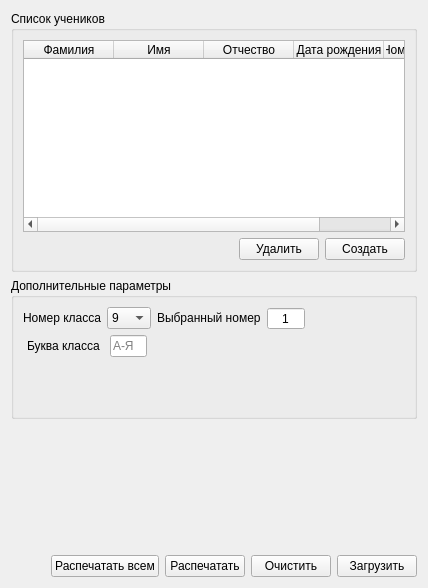
      <widget class="QWidget" name="pupils">
       <attribute name="title">
        <string>Ученики</string>
       </attribute>
       <layout class="QVBoxLayout" name="verticalLayout_10">
        <item>
         <widget class="QGroupBox" name="groupBox">
          <property name="title">
           <string>Список учеников</string>
          </property>
          <layout class="QVBoxLayout" name="verticalLayout_6">
           <item>
            <widget class="QTableWidget" name="pupils_list">
             <property name="sizeAdjustPolicy">
              <enum>QAbstractScrollArea::AdjustIgnored</enum>
             </property>
             <property name="selectionMode">
              <enum>QAbstractItemView::SingleSelection</enum>
             </property>
             <attribute name="horizontalHeaderCascadingSectionResizes">
              <bool>false</bool>
             </attribute>
             <attribute name="horizontalHeaderDefaultSectionSize">
              <number>90</number>
             </attribute>
             <attribute name="horizontalHeaderMinimumSectionSize">
              <number>50</number>
             </attribute>
             <attribute name="horizontalHeaderShowSortIndicator" stdset="0">
              <bool>false</bool>
             </attribute>
             <attribute name="horizontalHeaderStretchLastSection">
              <bool>true</bool>
             </attribute>
             <column>
              <property name="text">
               <string>Фамилия</string>
              </property>
             </column>
             <column>
              <property name="text">
               <string>Имя</string>
              </property>
             </column>
             <column>
              <property name="text">
               <string>Отчество</string>
              </property>
             </column>
             <column>
              <property name="text">
               <string>Дата рождения</string>
              </property>
             </column>
             <column>
              <property name="text">
               <string>Номер аттестата</string>
              </property>
             </column>
            </widget>
           </item>
           <item>
            <layout class="QHBoxLayout" name="horizontalLayout_5">
             <item>
              <spacer name="horizontalSpacer_3">
               <property name="orientation">
                <enum>Qt::Horizontal</enum>
               </property>
               <property name="sizeHint" stdset="0">
                <size>
                 <width>40</width>
                 <height>20</height>
                </size>
               </property>
              </spacer>
             </item>
             <item>
              <widget class="QPushButton" name="delete_pupil">
               <property name="text">
                <string>Удалить</string>
               </property>
              </widget>
             </item>
             <item>
              <widget class="QPushButton" name="create_pupil">
               <property name="text">
                <string>Создать</string>
               </property>
              </widget>
             </item>
            </layout>
           </item>
          </layout>
         </widget>
        </item>
        <item>
         <widget class="QGroupBox" name="groupBox_2">
          <property name="sizePolicy">
           <sizepolicy hsizetype="Preferred" vsizetype="Fixed">
            <horstretch>0</horstretch>
            <verstretch>0</verstretch>
           </sizepolicy>
          </property>
          <property name="title">
           <string>Дополнительные параметры</string>
          </property>
          <layout class="QVBoxLayout" name="verticalLayout_9">
           <item>
            <layout class="QHBoxLayout" name="horizontalLayout_13">
             <item>
              <layout class="QVBoxLayout" name="verticalLayout_7">
               <item>
                <layout class="QHBoxLayout" name="horizontalLayout_11">
                 <item>
                  <widget class="QLabel" name="label">
                   <property name="sizePolicy">
                    <sizepolicy hsizetype="Fixed" vsizetype="Preferred">
                     <horstretch>0</horstretch>
                     <verstretch>0</verstretch>
                    </sizepolicy>
                   </property>
                   <property name="text">
                    <string>Номер класса</string>
                   </property>
                   <property name="buddy">
                    <cstring>comboBox</cstring>
                   </property>
                  </widget>
                 </item>
                 <item>
                  <widget class="QComboBox" name="comboBox">
                   <property name="sizePolicy">
                    <sizepolicy hsizetype="Fixed" vsizetype="Fixed">
                     <horstretch>0</horstretch>
                     <verstretch>0</verstretch>
                    </sizepolicy>
                   </property>
                   <item>
                    <property name="text">
                     <string>9</string>
                    </property>
                   </item>
                   <item>
                    <property name="text">
                     <string>11</string>
                    </property>
                   </item>
                  </widget>
                 </item>
                </layout>
               </item>
               <item>
                <layout class="QHBoxLayout" name="horizontalLayout_14">
                 <item>
                  <widget class="QLabel" name="label_2">
                   <property name="sizePolicy">
                    <sizepolicy hsizetype="Fixed" vsizetype="Preferred">
                     <horstretch>0</horstretch>
                     <verstretch>0</verstretch>
                    </sizepolicy>
                   </property>
                   <property name="text">
                    <string>Буква класса</string>
                   </property>
                   <property name="buddy">
                    <cstring>lineEdit</cstring>
                   </property>
                  </widget>
                 </item>
                 <item>
                  <widget class="QLineEdit" name="lineEdit">
                   <property name="sizePolicy">
                    <sizepolicy hsizetype="Fixed" vsizetype="Fixed">
                     <horstretch>0</horstretch>
                     <verstretch>0</verstretch>
                    </sizepolicy>
                   </property>
                   <property name="maximumSize">
                    <size>
                     <width>37</width>
                     <height>16777215</height>
                    </size>
                   </property>
                   <property name="inputMask">
                    <string/>
                   </property>
                   <property name="maxLength">
                    <number>1</number>
                   </property>
                   <property name="placeholderText">
                    <string>А-Я</string>
                   </property>
                   <property name="clearButtonEnabled">
                    <bool>false</bool>
                   </property>
                  </widget>
                 </item>
                </layout>
               </item>
               <item>
                <spacer name="verticalSpacer_7">
                 <property name="orientation">
                  <enum>Qt::Vertical</enum>
                 </property>
                 <property name="sizeHint" stdset="0">
                  <size>
                   <width>20</width>
                   <height>50</height>
                  </size>
                 </property>
                </spacer>
               </item>
              </layout>
             </item>
             <item>
              <layout class="QVBoxLayout" name="verticalLayout_8">
               <item>
                <layout class="QHBoxLayout" name="horizontalLayout_12">
                 <item>
                  <widget class="QLabel" name="label_3">
                   <property name="sizePolicy">
                    <sizepolicy hsizetype="Fixed" vsizetype="Fixed">
                     <horstretch>0</horstretch>
                     <verstretch>0</verstretch>
                    </sizepolicy>
                   </property>
                   <property name="text">
                    <string>Выбранный номер</string>
                   </property>
                   <property name="buddy">
                    <cstring>selected_index</cstring>
                   </property>
                  </widget>
                 </item>
                 <item>
                  <widget class="QSpinBox" name="selected_index">
                   <property name="sizePolicy">
                    <sizepolicy hsizetype="Fixed" vsizetype="Fixed">
                     <horstretch>0</horstretch>
                     <verstretch>0</verstretch>
                    </sizepolicy>
                   </property>
                   <property name="frame">
                    <bool>true</bool>
                   </property>
                   <property name="alignment">
                    <set>Qt::AlignCenter</set>
                   </property>
                   <property name="buttonSymbols">
                    <enum>QAbstractSpinBox::NoButtons</enum>
                   </property>
                   <property name="keyboardTracking">
                    <bool>true</bool>
                   </property>
                   <property name="minimum">
                    <number>1</number>
                   </property>
                   <property name="maximum">
                    <number>9999</number>
                   </property>
                   <property name="singleStep">
                    <number>1</number>
                   </property>
                  </widget>
                 </item>
                </layout>
               </item>
               <item>
                <spacer name="verticalSpacer_6">
                 <property name="orientation">
                  <enum>Qt::Vertical</enum>
                 </property>
                 <property name="sizeType">
                  <enum>QSizePolicy::MinimumExpanding</enum>
                 </property>
                 <property name="sizeHint" stdset="0">
                  <size>
                   <width>20</width>
                   <height>17</height>
                  </size>
                 </property>
                </spacer>
               </item>
              </layout>
             </item>
             <item>
              <spacer name="horizontalSpacer_4">
               <property name="orientation">
                <enum>Qt::Horizontal</enum>
               </property>
               <property name="sizeType">
                <enum>QSizePolicy::Expanding</enum>
               </property>
               <property name="sizeHint" stdset="0">
                <size>
                 <width>16</width>
                 <height>48</height>
                </size>
               </property>
              </spacer>
             </item>
            </layout>
           </item>
          </layout>
         </widget>
        </item>
        <item>
         <spacer name="verticalSpacer_4">
          <property name="orientation">
           <enum>Qt::Vertical</enum>
          </property>
          <property name="sizeType">
           <enum>QSizePolicy::Fixed</enum>
          </property>
          <property name="sizeHint" stdset="0">
           <size>
            <width>20</width>
            <height>130</height>
           </size>
          </property>
         </spacer>
        </item>
        <item>
         <layout class="QHBoxLayout" name="horizontalLayout_6">
          <item>
           <spacer name="horizontalSpacer_2">
            <property name="orientation">
             <enum>Qt::Horizontal</enum>
            </property>
            <property name="sizeType">
             <enum>QSizePolicy::Expanding</enum>
            </property>
            <property name="sizeHint" stdset="0">
             <size>
              <width>40</width>
              <height>20</height>
             </size>
            </property>
           </spacer>
          </item>
          <item>
           <widget class="QPushButton" name="generate_all_diplomas">
            <property name="text">
             <string>Распечатать всем</string>
            </property>
           </widget>
          </item>
          <item>
           <widget class="QPushButton" name="generate_diploma">
            <property name="text">
             <string>Распечатать</string>
            </property>
           </widget>
          </item>
          <item>
           <widget class="QPushButton" name="clear_pupils">
            <property name="text">
             <string>Очистить</string>
            </property>
           </widget>
          </item>
          <item>
           <widget class="QPushButton" name="load_pupils">
            <property name="text">
             <string>Загрузить</string>
            </property>
           </widget>
          </item>
         </layout>
        </item>
       </layout>
      </widget>
